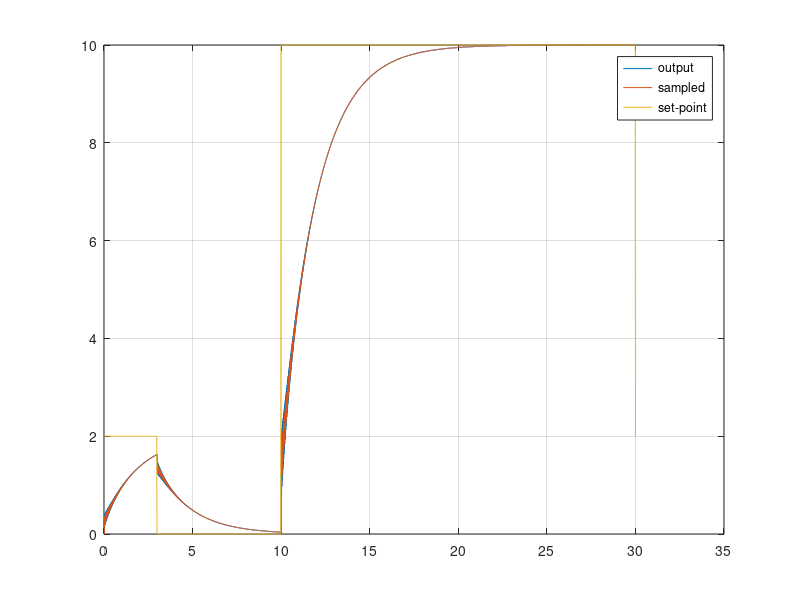
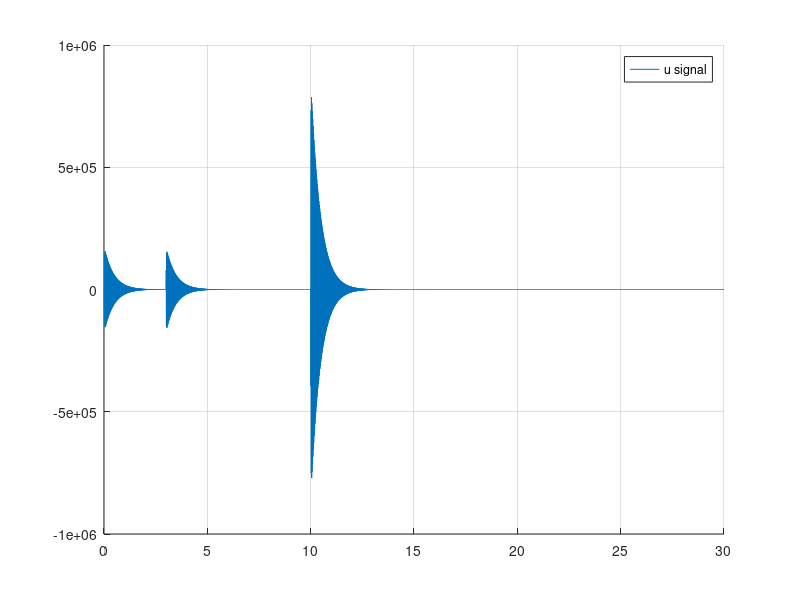
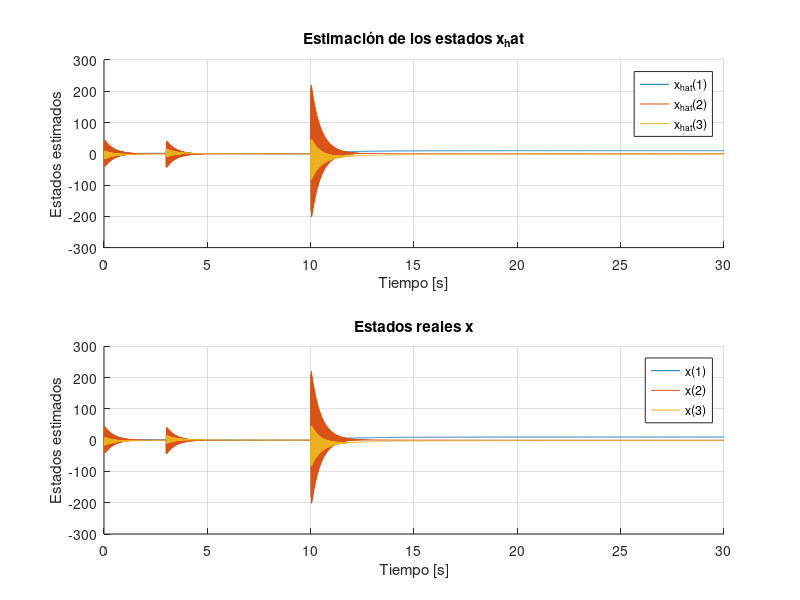
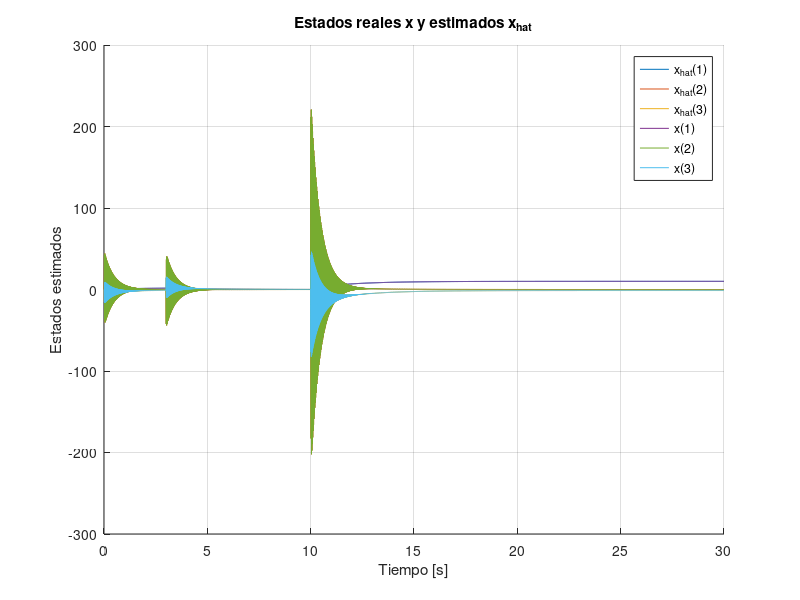

Reproduce these figures in MATLAB, in order.
clear all;
close all;
%% Parámetros de Simulación
Ts = 0.01;
Tf = 30;
Nsim = Tf/Ts;
t = 0:Ts:Tf;

%% Señal de Entrada - Set Point
r_sp = 2*ones(size(t));

%% Espacio de estados identificado invertido - ecuacion calculada
% A = [0 1 0; 4.8976 -0.52198 0.319; 0 0 -0.33792];
% B = [0; -0.468; 0.495];
% C = [1 0 0];
% D = 0;

A = [0 1 0; 0 0 1; -0.4588 -12.83 -3.986];
B = [-0.00008368; -0.05376; 0.01643];
C = [1 0 0];
D = 0;

% A = [0 1; -0.9903 1.99];
% B = [-0.000002972; -0.000009109];
% C = [1 0];
% D = 0;

% Funcion de transferencia Pendulo natural
% num = [-0.001862 -0.05642];
% den = [1 0.4719 4.919];
% [A, B, C, D] = tf2ss(num,den);
% 
sys_ss = ss(A, B, C, D);

SS_disc = c2d(sys_ss, Ts);

% SS_disc = ss(A, B, C, D, Ts);
% sys_ss = d2c(SS_disc);
%% Tamaño vectores Espacio de Estados
nx = length(SS_disc.A);

%% Asignación de Polos
pole1 = -0.3+0.2*j;
pole2 = -0.3-0.2*j;
pole3 = -0.9;
pole4 = 0.6;

p = [pole1 pole2 pole3 pole4];

%% Determinacion de la matriz K - caso en donde existe integrador
% [K_new, prec] = place(SS_disc.A, SS_disc.B, p);
% ki = 0;
%% Determinación de la matriz K - caso en donde no existe integrador 
% Servosistema tipo 1 planta sin integrador
A_hat = [SS_disc.A zeros(nx, 1); -SS_disc.C 0];
B_hat = [SS_disc.B; 0];
p_new = p;
%K_hat = place(A_hat, B_hat, p_new);
K_hat = place(A_hat,B_hat, p);
K_new = K_hat(1:nx);
ki = K_hat(end);

%% Observador
x0 = zeros(1, nx)';

x_hat = ones(nx, Nsim + 1) .* x0;

% Polos en plano S
pole1_obs = -1;
pole2_obs = -10;
pole3_obs = 0;
% Polos mapeados a plano Z
pole1_obs_z = exp(pole1_obs*Ts);
pole2_obs_z = exp(pole2_obs*Ts);
pole3_obs_z = exp(pole3_obs*Ts);

p_obs = [pole1_obs_z pole2_obs_z pole3_obs_z];
L = place(SS_disc.A', SS_disc.C', p_obs);
L = L';

%% Variables Iniciales
x = ones(nx, Nsim + 1) .* x0;

% Salidas del simulador
yOut  = SS_disc.C*x0; 
tOut = 0;
uOut = 0;
dt = linspace(0, Ts, 10)';
integral_error = zeros(1, Nsim);
e = zeros(1, Nsim);
q = zeros(1, Nsim);
y_feedback = SS_disc.C*x0;

%% Representa el tiempo real, cuanto tiempo está corriendo el
% microcontrolador, el tiempo entre interrupciones el tiempo de muestreo
for k = 1:Nsim
    
    if k >= 3/Ts
        r_sp(k) = 0;
    end
    if k >= 10/Ts
        r_sp(k) = 10;
    end
    % Microcontrolador %
    e(k) = r_sp(k) - y_feedback;

    % Sin integrador  
%     u(k) = - K*x(:, k);

    % Con integrador, sin referencia
%     e(k) = y_feedback;
%     u(k) = -ki*y_feedback - K_new*x(:, k);

    % Con integrador
    u(k) = -ki*q(k) - K_new*x_hat(:, k);
    %u(k) =  - K_new*x_hat(:, k);
    
    x_hat(:, k+1) = (SS_disc.A - L*SS_disc.C)*x_hat(:, k) + SS_disc.B*u(k) + L*y_feedback;
     
    uOut = [uOut u(k)];

    u = u(k)*ones(1, numel(dt)); % ZOH de la U - DAC

    % Sistema en la vida real %
    [y, tsim, XssOut] = lsim(sys_ss, u, dt, x(:, k)); % XssOut es la salida del Espacio de Estados. Cambiar
    x(:, k+1) = XssOut(end, :)'; % x es el vector de estados
    q(k+1) = q(k) + e(k); % Integrador se obtiene con el modelo discretizado
    y_feedback = y(end, :); % Sampling - ADC

    tOut = [tOut (tsim' + t(k))];
    yOut = [yOut y'];
end

%% Gráficos
figure(1)
plot(tOut, yOut);
hold on
stairs(t, SS_disc.C*x);
plot(t, r_sp);
legend('output', 'sampled', 'set-point')
grid on

figure(2)
hold on
plot(t, uOut)
legend('u signal')
grid on

%% Gráficos de la estimación de los estados
figure(3)
hold on
subplot(2,1,1)
    hold on
    for i = 1:nx
        plot(t, x_hat(i, 1:Nsim+1));
    end
    legend('x_{hat}(1)','x_{hat}(2)','x_{hat}(3)');
    grid on
    title('Estimación de los estados x_hat');
    xlabel('Tiempo [s]');
    ylabel('Estados estimados');
subplot(2,1,2)
    hold on
    for i = 1:nx
        plot(t, x(i, 1:Nsim+1));
    end
    legend('x(1)','x(2)','x(3)');
    grid on
    title('Estados reales x');
    xlabel('Tiempo [s]');
    ylabel('Estados estimados');

%% Gráficos de la estimación de los estados junto
figure(4)
hold on
for i = 1:nx
    plot(t, x_hat(i, 1:Nsim+1));
end
legend('x_{hat}(1)','x_{hat}(2)','x_{hat}(3)');
for i = 1:nx
    plot(t, x(i, 1:Nsim+1));
end
legend('x_{hat}(1)','x_{hat}(2)','x_{hat}(3)','x(1)','x(2)','x(3)');
grid on
title('Estados reales x y estimados x_{hat}');
xlabel('Tiempo [s]');
ylabel('Estados estimados');